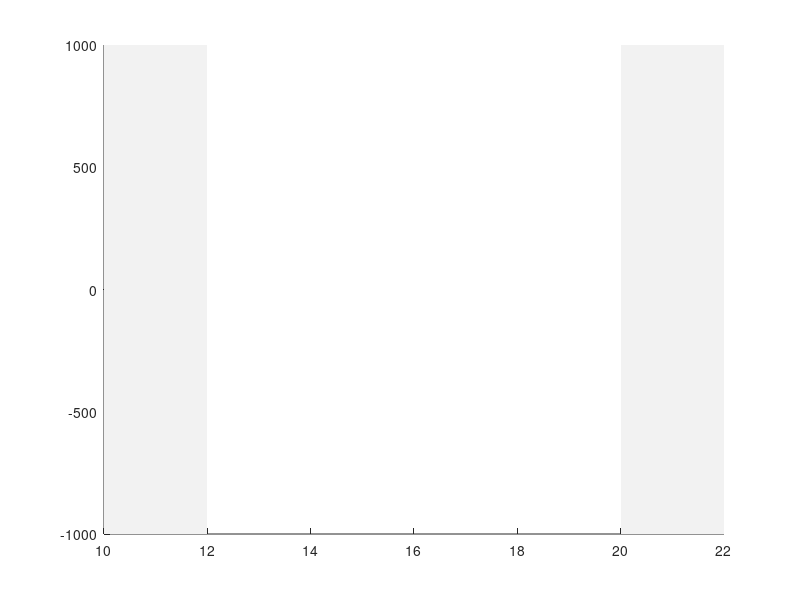

MATLAB code for this plot: (Note: this script raises an error after producing the figure.)
%% What is the starting point for this routine?
%% What pieces of data do I need to have in memory?

%%
unit_list = [8];
N = 10000;

Fs = 30000;
t_start = 10;
t_end   = 22;
mean_window_hours = 1/6;

C1 = [0.05 0.05 0.05;
      0.25 0.25 0.25;
      0.5 0.5 0.5;
      0.75 0.75 0.75];

C1 = [1 0.5 0;
      0 0.5 1;
      1 0.5 1;
      0 0.5 0];


figure
% tt = tiledlayout(numel(unit_list),1);
patch([10 12 12 10], [-1000 -1000 1000 1000], ...
    [0.95 0.95 0.95], ...
    'EdgeColor', 'none')

patch([20 22 22 20], [-1000 -1000 1000 1000], ...
    [0.95 0.95 0.95], ...
    'EdgeColor', 'none')
yMIN = 0;
yMAX = 0;
for unit_iter = 1 : numel(unit_list)
    unit_no = unit_list( unit_iter );
    
    unit_events = sp_u{1}(:) == unit_no; 
    
    unit_times = sp{1}( unit_events ) ./ Fs;
    
    unit_times_block = unit_times <= (60*60*t_end) & unit_times >= (60*60*t_start);
    
    unit_amps = d_Amps{1}( unit_events, : );
    
    unit_amps_block = unit_amps( unit_times_block,: );



    samps = sort( randperm( sum(unit_times_block), N) );
    
    temp_times = unit_times( unit_times_block );
    temp_times_samps = temp_times(samps) ./ (60*60);


    unit_sliding_means = movmean( unit_amps_block(samps,:), mean_window_hours, ...
                                  'SamplePoints',temp_times_samps) .* 10^6;

    unit_sliding_stds = movstd( unit_amps_block(samps,:) .* 10^6, mean_window_hours, ...
                                  'SamplePoints',temp_times_samps);
    % nexttile()
    hold on
    for j=1:4

        mean_line   = unit_sliding_means(:,j)';
        bottom_line = mean_line - 1*unit_sliding_stds(:,j)';
        top_line    = mean_line + 1*unit_sliding_stds(:,j)';
        % plot(temp_times_samps, unit_amps_block(samps,j).*10^6,'-', ...
        %     'color', [C1(j,:) 0.2]);
        patch([temp_times_samps  fliplr(temp_times_samps)], ...
              [bottom_line  fliplr( top_line )], ...
              C1(j,:), ...
              'FaceAlpha', 0.05, ...
              'EdgeColor', C1(j,:), ...
              'LineWidth', 0.5)
        plot(temp_times_samps, mean_line, ...
            'Color', C1(j,:), ...
            'LineWidth',1)
        ax = gca;
        ax.TickDir = 'out';
        box off
        % grid off
        % yMIN = min(yMIN, min(unit_amps_block(samps,j).*10^6));
        % yMAX = max(yMAX, max(unit_amps_block(samps,j).*10^6));

    end
end

% for j = 1 : numel(unit_list)
%     nexttile(j)
%     xticks(0:1:max(xlim))
%     if j < numel(unit_list)
%         xticklabels({});
%     else
%         xlabel('Hours since recording start')
%     end
%     ylabel('$\mu$V', 'Interpreter','latex')
%     % ylim([yMIN yMAX])
%     ylim(ylim)
%     text(max(xlim), min(ylim), ...
%         sprintf('GT unit %d', unit_list(j)), ...
%         'HorizontalAlignment','right', ...
%         'VerticalAlignment','bottom')
% end


xticks(10:2:22)
xlim([10 22])
ylim([-410 0])
% tt.TileSpacing = 'compact';
fig_width   = 1.75;
fig_height  = 1;

set(gca, 'FontSize', 8)
resize_figure(gcf, gca, fig_width, fig_height, 'inches');
% tt.Units = 'inches';
% set(gcf, 'Units', 'Inches')
% set(gcf, 'Position', [0 0 10 10])
% % tt.OuterPosition = [0 0 3*[fig_width fig_height]];
% tt.InnerPosition = [fig_width/4 fig_width/4 fig_width fig_width];
%%
% figure
% scatter(temp_times(samps) ./ (60 * 60), unit_amps_block(samps,:).*10^4, 10, ...
%     C1);
% 
% xticks(0:1:max(xlim))
% grid on
% set(gca, 'LineWidth', 1.5)
% title(sprintf('Unit: %d', unit_no))